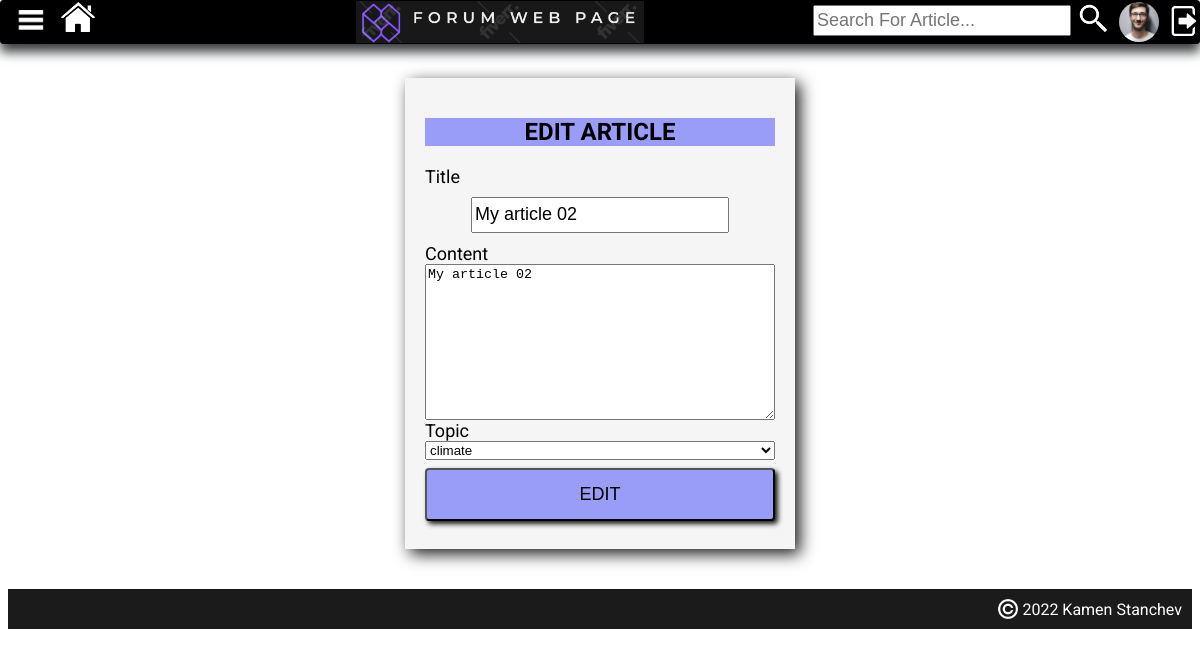
Screenshot of /edit-article/18 (signed in) with the database file from the repository.
### forum_project/main_app/models.py (models this page shows, shortened)
class Profile(models.Model):
    user = models.OneToOneField(User, on_delete=models.CASCADE)
    first_name = models.CharField(max_length=30, null=True, blank=True)
    last_name = models.CharField(max_length=30, null=True, blank=True)
    city = models.CharField(max_length=30)
    profession = models.CharField(max_length=30)
    profile_img = models.ImageField(upload_to='images/', default='images/add_profile_image.jpg')

class PostArticle(models.Model):
    title = models.CharField(max_length=30, unique=True)
    content = models.TextField()
    date_created = models.DateTimeField(auto_now_add=True)
    topic = models.CharField(max_length=30, choices=topics_choices(), default='NO TOPIC')
    user = models.ForeignKey(User, on_delete=models.CASCADE)
    users_which_liked_article = models.ManyToManyField(
        User,
        related_name='user_lied_article',
        blank=True,
    )

### forum_project/main_app/views.py (the view, shortened to what this page needs)
# urls.py: path('edit-article/<int:pk>', views.EditArticle.as_view(), name='edit-article'),
class EditArticle(LoginRequiredMixin, UpdateView):
    model = PostArticle
    template_name = 'form.html'
    fields = ['title', 'content', 'topic', ]
    def get_object(self, *args, **kwargs):
        obj = super(EditArticle, self).get_object(*args, **kwargs)
        if not obj.user == self.request.user:
            raise PermissionDenied(" WARNING: You do not have permission to EDIT Article of Other Users, Be Careful!!!")
        return obj
    def get_context_data(self, *args, **kwargs):
        context = super(EditArticle, self).get_context_data(*args, **kwargs)
        context['title'] = 'EDIT ARTICLE'
        context['button_title'] = 'EDIT'
        return context

### forum_project/main_app/templates/form.html (shortened to what this page needs)
{% extends 'base.html' %}
{% load static %}
{% block page_content %}
     <form class="user-form"  method="post" enctype="multipart/form-data">
         <h2 class="title-registration-box">{{ title }}</h2>
         {% for field in form %}
             <span class="label">
                {{ field.label }}
             </span>
             {{ field }}
         {% endfor %}
         <button class="registrate-button" type="submit" >{{ button_title }}</button>
{% endblock %}

### templates/base.html (shortened to what this page needs)
{% load static %}
<!DOCTYPE html>
<html lang="en">
    <head>
        <link rel="stylesheet" type="text/css" href="{% static 'css/main.css' %}"/>
        <link rel="stylesheet" type="text/css" href="{% static 'css/navbar.css' %}"/>
        <link rel="stylesheet" type="text/css" href="{% static 'css/container.css' %}"/>
        <link rel="stylesheet" type="text/css" href="{% static 'css/profile-container.css' %}"/>
        <link rel="stylesheet" type="text/css" href="{% static 'css/topics.css' %}"/>
        <link rel="stylesheet" type="text/css" href="{% static 'css/footer.css' %}"/>
    </head>
    <body>
        <div class="navbar">
                <div class="left-side">
                    <div class="dropdown">
                      <span><img class="hamburger-menu-icon"
                         src="{% static 'icons/hamburger-menu.png' %}" alt="NO IMAGE, NO IMAGE, NO IMAGE"></span>
                    </div>
                    <a href="{% url 'home' %}"><img class="home-icon"
                         src="{% static 'icons/home-icon1.png' %}"></a>
                </div>
                <div class="central-side">
                    <img class="logo" src="{% static 'images/logo.PNG' %}">
                </div>
                <div class="right-side">
                    <form method="GET" action="{% url 'search-article' %}" style="display: flex">
                        <input class="search-bar" type="text" placeholder="Search For Article..."
                               name="q" value="{{ request.GET.q }}">
                        <button class="search-button"><img class="search-button-icon" src="{% static 'icons/search-button.png' %}"></button>
                    </form>
                    {% if user.is_authenticated %}
                        <img class="current-user-image" src="{{ user.profile.profile_img.url }}">
                        <a href="{% url 'logout' %}"><img class="login-logout-link" src="{% static 'icons/logout-icon1.png' %}"></a>
                    {% else %}
                        <img class="current-user-image"
                            src="{% static 'images/no-profile-image.jfif' %}">
                        <a href="{% url 'login' %}"><img class="login-logout-link" src="{% static 'icons/login-icon.png' %}"></a>
                    {% endif %}
                </div>
        </div>
        <div class="container">
            {% block page_content %}
            {% endblock %}
        </div>
        <footer>
            <span class="copyright-content">
                <img class="copyright-symbol" src="{% static 'icons/copyright.png'%}">
                    2022 Kamen Stanchev
            </span>
</footer>
    </body>
</html>

### static/css/main.css (style rules this page uses)
body { padding-top: 5px; font-family: 'Roboto', sans-serif; }
footer { background-color: #1b1b1b; left: 0; right: 0; bottom: 0; height: 40px; margin-top: 10px; }

### static/css/navbar.css (style rules this page uses)
.dropdown { position: relative; display: inline-block; }
.hamburger-menu-icon { height: 60px; margin-top: -12px; }
.navbar { display: flex; background-color: gray; height: 42px; font-weight: bolder; font-size: 19px; color: white; border: black 1px solid; border-radius: 3px; box-shadow: #38393b 0 8px 12px; position: fixed; top: 0; left: 0; right: 0; }
.left-side { display: flex; flex: 1; background-color: black; padding-top: 1px; }
.home-icon { height: 30px; margin-bottom: 12px; }
.search-button { border: none; background-color: black; cursor: pointer; height: 33px; }
.central-side { display: flex; flex: 3; min-width: 250px; background-color: black; justify-content: center; }
.logo { height: 100%; }
.right-side { display: flex; flex:2; background-color: black; justify-content: flex-end; }
.search-bar { height: 25px; margin-top: 6px; }
.search-bar::placeholder { font-size: 18px; }
.search-button-icon { height: 33px; background-color: black; border: none; }
.current-user-image { height: 40px; width: 40px; object-fit: cover; margin-top: 1px; margin-left: 3px; border-radius: 25px; flex-shrink: 0; }
.login-logout-link { height: 30px; width: 30px; margin-left: 10px; margin-top: 5px; flex-shrink: 1; }

### static/css/footer.css (style rules this page uses)
.copyright-content { color: white; float: right; margin-top: 10px; margin-right: 10px; }
.copyright-symbol { height: 20px; vertical-align: bottom; }

### forum_project/main_app/templates/form.html (style rules this page uses)
.user-form { display: flex; flex-direction: column; margin: 65px auto 40px auto; padding: 20px; width: 350px; box-shadow: #1b1b1b 5px 5px 15px; background-color: whitesmoke; }
.title-registration-box { background-color: #9A9DF7; text-align: center; }
input { width: 250px; height: 30px; margin: 10px 0; align-self: center; font-size: 18px; }
.label { font-size: 18px; }
.registrate-button { width: 100%; background-color: #9A9DF7; color: black; font-size: 18px; padding: 14px 20px; margin: 8px 0; border-radius: 4px; box-shadow: #1b1b1b 3px 3px 5px; cursor: pointer; }

### rows the page displays
PostArticle: form "My article 02" "My article 02" "climate"

### other values shown
{{ title }} "EDIT ARTICLE"
{{ field.label }} "Title" "Content" "Topic"
{{ button_title }} "EDIT"
